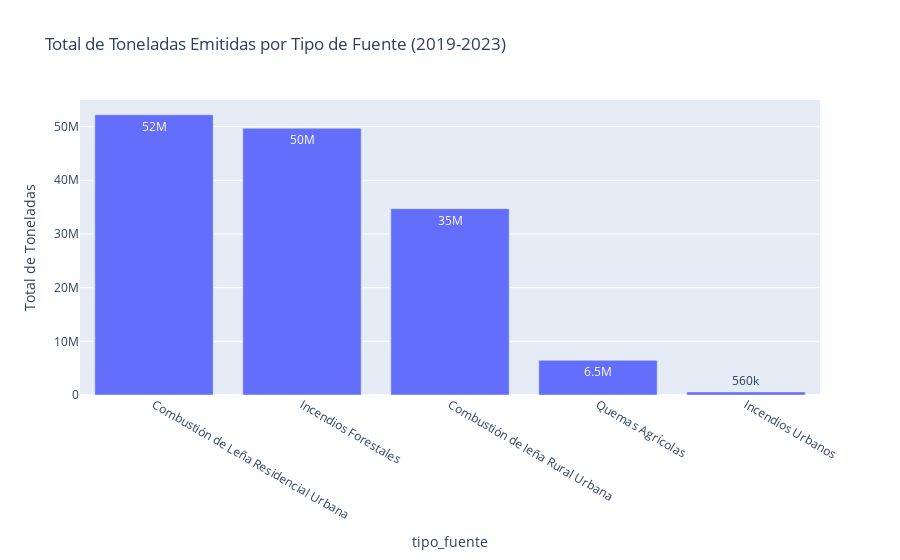

Notebook cell for this chart:
### Markdown cell above
#### 1. ¿Cuáles son las principales fuentes de emisión?
Vamos a cuantificar cuánto aporta cada tipo_fuente al total de emisiones en todo el período.

### Code cell
# Agrupamos por tipo de fuente y sumamos las toneladas
emisiones_por_fuente = df_total.groupby('tipo_fuente')['cantidad_toneladas'].sum().sort_values(ascending=False)

# Creamos un gráfico de barras interactivo
fig_fuente = px.bar(
    emisiones_por_fuente,
    x=emisiones_por_fuente.index,
    y='cantidad_toneladas',
    title='Total de Toneladas Emitidas por Tipo de Fuente (2019-2023)',
    labels={'cantidad_toneladas': 'Total de Toneladas', 'x': 'Tipo de Fuente'},
    text_auto='.2s' # Formato para mostrar los valores en las barras
)

fig_fuente.show()

### Figure 1 — Plotly figure (JSON) as saved in the notebook; plotly's stock layout.template omitted (floating-point values rounded to 4 significant figures)
{"data": [{"hovertemplate": "tipo_fuente=%{x}<br>Total de Toneladas=%{y}<extra></extra>", "legendgroup": "", "marker": {"color": "#636efa", "pattern": {"shape": ""}}, "name": "", "orientation": "v", "showlegend": false, "textposition": "auto", "texttemplate": "%{y:.2s}", "type": "bar", "x": ["Combustión de Leña Residencial Urbana", "Incendios Forestales", "Combustión de leña Rural Urbana", "Quemas Agrícolas", "Incendios Urbanos"], "xaxis": "x", "y": [52210000.0, 49690000.0, 34700000.0, 6465000.0, 563100.0], "yaxis": "y"}], "layout": {"barmode": "relative", "legend": {"tracegroupgap": 0}, "title": {"text": "Total de Toneladas Emitidas por Tipo de Fuente (2019-2023)"}, "xaxis": {"anchor": "y", "domain": [0, 1], "title": {"text": "tipo_fuente"}}, "yaxis": {"anchor": "x", "domain": [0, 1], "title": {"text": "Total de Toneladas"}}}}
